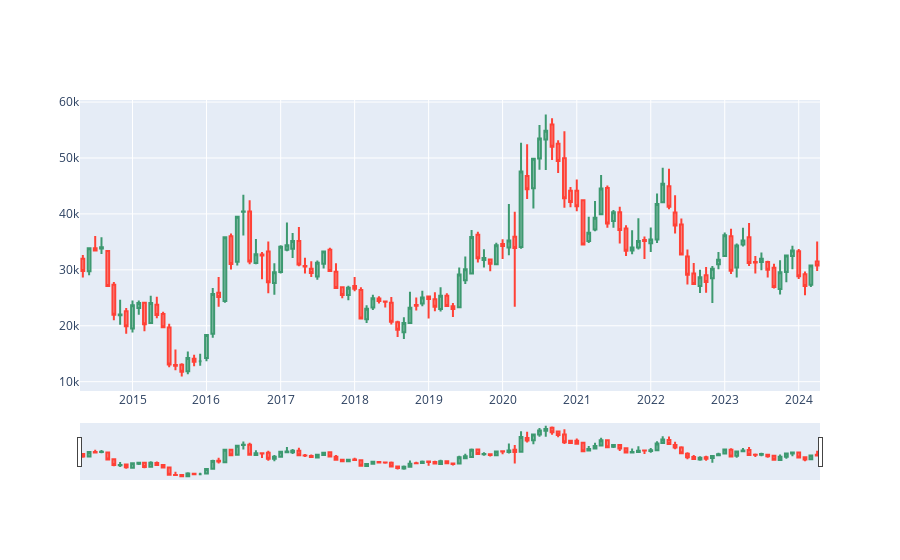

The notebook cell saved with this chart:
### Code cell
dfpl = df[0:120]
import plotly.graph_objects as go

fig = go.Figure(data=[go.Candlestick(x=dfpl.index,
                                     open=dfpl['Open'],
                                     high=dfpl['High'],
                                     low=dfpl['Low'],
                                     close=dfpl['Close']),])
fig.show()
